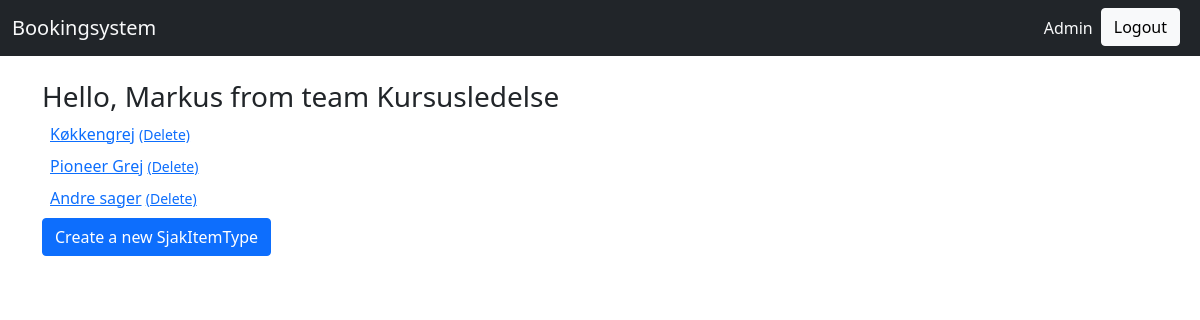
/Sjak/Sjak/SjakItemType/ (signed in), run on the app's committed database.
### organization/models.py (models this page shows, shortened)
class Volunteer(AbstractUser):
    username = models.CharField(max_length=30, unique=True)
    first_name = models.CharField(max_length=30)
    created = models.DateTimeField(auto_now_add=True, editable=False)
    last_name = models.CharField(max_length=30)
    last_updated = models.DateTimeField(auto_now=True, editable=False)
    email = models.EmailField()
    class Meta:
        pass

class TeamMembership(models.Model):
    team = models.ForeignKey("organization.Team", on_delete=models.CASCADE)
    member = models.ForeignKey("organization.Volunteer", on_delete=models.CASCADE)
    last_updated = models.DateTimeField(auto_now=True, editable=False)
    created = models.DateTimeField(auto_now_add=True, editable=False)
    role = models.CharField(max_length=30)
    class Meta:
        pass

class Team(models.Model):
    name = models.CharField(max_length=30)
    last_updated = models.DateTimeField(auto_now=True, editable=False)
    short_name = models.CharField(max_length=30)
    created = models.DateTimeField(auto_now_add=True, editable=False)
    class Meta:
        pass

### Sjak/models.py (models this page shows, shortened)
class SjakItemType(models.Model):
    name = models.CharField(max_length=30)
    created = models.DateTimeField(auto_now_add=True, editable=False)
    last_updated = models.DateTimeField(auto_now=True, editable=False)
    class Meta:
        pass
    def __str__(self):
        return str(self.name)
    def get_absolute_url(self):
        return reverse("Sjak_SjakItemType_detail", args=(self.pk,))

### Sjak/views.py (the view)
# urls.py: path("Sjak/SjakItemType/", views.SjakItemTypeListView.as_view(), name="Sjak_SjakItemType_list"),
class SjakItemTypeListView(generic.ListView):
    model = models.SjakItemType
    form_class = forms.SjakItemTypeForm

### Sjak/templates/Sjak/sjakitemtype_list.html
{% extends "base.html" %}
{% block content %}
{% for object in object_list %}
  <div class="m-2">
    <a href="{{object.get_absolute_url}}">{{object}}</a>
    <small class="ml-5">
      <a href="{% url 'Sjak_SjakItemType_delete' object.pk %}">
        (Delete)
      </a>
    </small>
  </div>
{% endfor %}
<div>
  <a class="btn btn-primary"
    href="{% url 'Sjak_SjakItemType_create' %}">
  Create a new SjakItemType
  </a>
</div>
{% endblock %}

### templates/base.html (shortened to what this page needs)
<!doctype html>
<html lang="en">
    <head>
        <link href="https://cdn.jsdelivr.net/npm/bootstrap@5.0.0-beta1/dist/css/bootstrap.min.css" rel="stylesheet">
    </head>
  <body>
    {% load bootstrap_icons %}
  	{% include 'navbar.html' %}
    <br/>
    <div class="container">
      {% if request.user.is_authenticated %}
      <h3>Hello, {{ user.first_name }} from team {% with volunteer_team_memberships=request.user.teammembership_set.all %}
          {% if volunteer_team_memberships %}
              {{ volunteer_team_memberships.first.team.name }}
          {% endif %}
          {% endwith %}</h3>
      {% endif %}
      {% block content %}{% endblock %}
    </div>
  </body>
</html>

### data on the page
Volunteer: first_name "Markus"
TeamMembership: first.team.name "Kursusledelse"
SjakItemType: name "Køkkengrej"
SjakItemType: name "Pioneer Grej"
SjakItemType: name "Andre sager"
